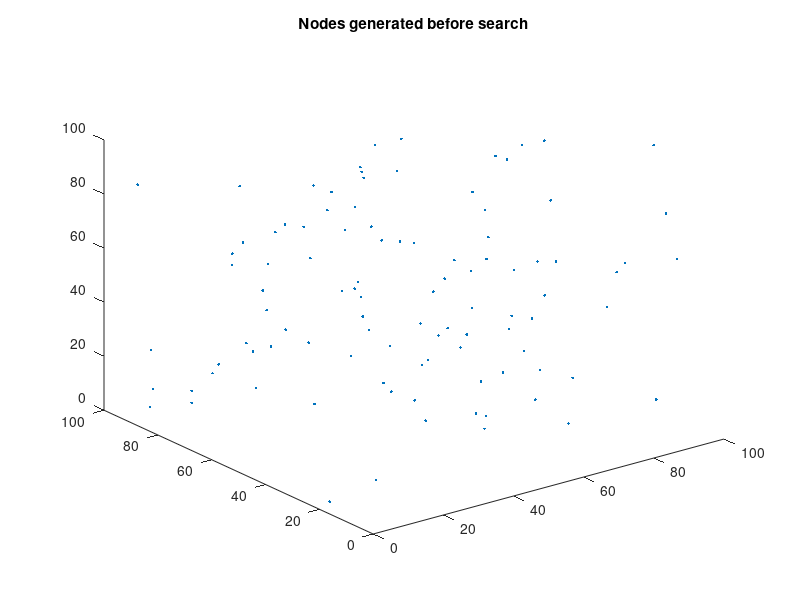

This figure's MATLAB source: (Note: this script raises an error after producing the figure.)
tic;
clear;close;
%%%%%%%%%%%%%%%%%%%%%%%%%%%%%%%%%%%%%
disp('hi');
global domain ;
domain = [];
a = 0;
b = 100;
x_domain = (b-a).*rand(100,1) + a;
y_domain = (b-a).*rand(100,1) + a;
z_domain = (b-a).*rand(100,1) + a;
count = zeros(100,1);
domain = [x_domain y_domain z_domain count];
x_domain = [];
y_domain = [];
z_domain = [];
count = [];
figure
plot3(domain(:,1),domain(:,2),domain(:,3),'.')
title('Nodes generated before search');
global feasible_domain;
feasible_domain = [];
global infeasible_domain;
infeasible_domain = [];
%%%%
x = 0;%%defined first point as 0,0  which is feasible and last point as random x_2
y = 0;
z = 0;
x_2 = (b-a).*rand(1,1) + a;
y_2 = (b-a).*rand(1,1) + a;
z_2 = (b-a).*rand(1,1) + a;
figure
%t = test_plot(3);
%plot3(t(:,1),t(:,2),t(:,3),'.y')
%hold on
% %%%%%%%%%%%%%%%%%%%%%%%%%%%%%%%%%%%%%%%%%%%%%%%%%%%%%
 for i =1 : 400
% while size(domain) ~= size(feasible_domain) - count 
    dist_prev =10000;
    pos = [];
    while x ~= x_2 && y ~= y_2 && z ~= z_2 %i am here right now
        if is_feasible_point([x y z]) == 1 %a dynamic step for moving from feasible previously to x,y !chANGE HERE
            feasible_domain = vertcat(feasible_domain, [x y z]) ;%cell typpe for svm
            dist_i = sqrt((domain(:,1) - x).^2 + (domain(:,2) - y).^2 + (domain(:,3) - z).^2);
            dist_f = sqrt((domain(:,1) - x_2).^2 + (domain(:,2) - y_2).^2 + (domain(:,3) - z_2).^2)  ;
            dist = dist_i+dist_f;
            count = [];
            count = 1;
            sz = size(dist);
            while sz(1) ~= count
                if is_feasible_point([domain(count,1) domain(count,2) domain(count,3)]) == 0 && dist_i(count) <= 0.3
                    %above condition dist_i < 0.3 is the IR bound for the
                    %robot
                    infeasible_domain = vertcat(infeasible_domain, [domain(count,1) domain(count,2) domain(count,3)]);
                    dist(count) = [];
                    dist_i(count) = [];
                    dist_f(count) = [];
                    domain(count,:) = [];
                end
                count = count +1;
                sz = [];
                sz = size(dist);
            end
            [val pos] = min(dist);
            while dist_i(pos) >= 0.3 && domain(pos,1) == x && domain(pos,2) == y && domain(pos,3) == z || domain(pos,4) == 1
%this step is very important dis_i(pos) >= dist_f(pos) suggest that the
%robt should follow nodes  such that it should be halfway from the destined
%node / it could be compensated for dist_i(pos) >= ir bound so that robot
%will only travel the visible nodes(dead reckoning)
                dist(pos) = 10000000;
                [val pos] = min(dist);
            end    
            if dist_prev > dist_f(pos)
                x = domain(pos,1);
                y = domain(pos,2);
                z = domain(pos,3);
                domain(pos,4) = 1;  
                dist_prev = dist_f(pos)
            else
                x = x_2;
                y = y_2;
                z = z_2;
                break;
            end
            dist_i = [];
            dist_f = [];
            dist = [];
            
        else
            infeasible_domain = vertcat(infeasible_domain, [x y z]);
            t = is_feasible_edge(feasible_domain(end,:),[x y z]);
            x = t(1);
            y = t(2);
            z = t(3);
            t = [];
            domain(pos,:) = [];
            break;
        end   
    end
    domain(:,4) = 0;
    x_2 = (b-a).*rand(1,1) + a;
    y_2 = (b-a).*rand(1,1) + a;
    z_2 = (b-a).*rand(1,1) + a;
    plot3(feasible_domain(:,1),feasible_domain(:,2),feasible_domain(:,3),'og')
    if isnan(infeasible_domain) == 0
        hold on
        plot3(infeasible_domain(:,1),infeasible_domain(:,2),infeasible_domain(:,3),'or')
    end
    pause(0.1)
    hold on
end
hold off;
%%%%%%%%%%%%%%%%%%%%%%%%%%%%%%%%%%%%%%%%%%%%%%%%%%%%%%%%%%%%%% 
dist = [];
dist_i = [];
dist_f = [];
a = [];
b = [];
i = [];
x = [];
y = [];
z = [];
x_2 = [];
y_2 = [];
z_2 = [];
val = [];
dist_prev = [];
count = [];
sz = [];
pos = [];
%%%%%%%%%%%%%%%%%%%%%%%%%%%%%%%%%%%%%%%%%%%%%%%%%%%%%%%%%%%%%%%%%%
domain = [];
toc